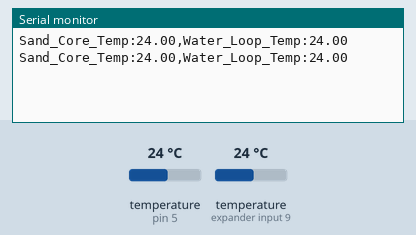
The sketch below on a simulated Arduino Uno, built with avr-gcc and run on an emulated ATmega328P. On the bench: the last lines printed to the serial monitor. The test bench sets the inputs (shaded band); at power-on: temperature (sensors on pin 5, expander input 9) 24 °C.

Above: at 3.3 s.
3.4 s: temperature (sensor on pin 5) set to 12 °C
At 5.3 s:
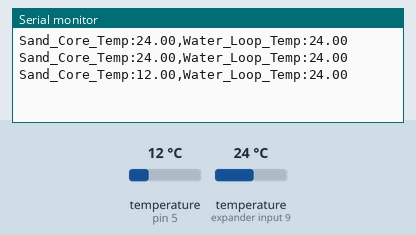
5.9 s: temperature (sensor on expander input 9) set to 12 °C
At 7.1 s:
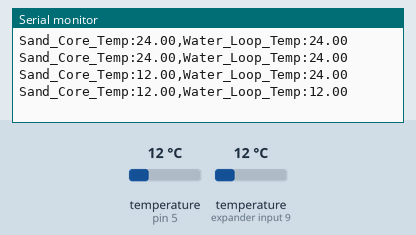
8.4 s: temperature (sensor on pin 5) set to 19 °C
At 10.5 s:
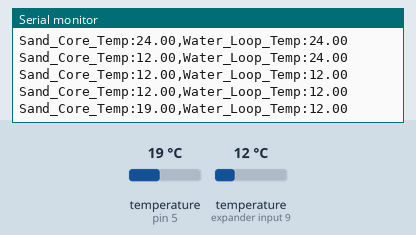
10.9 s: temperature (sensor on expander input 9) set to 19 °C
At 12.3 s:
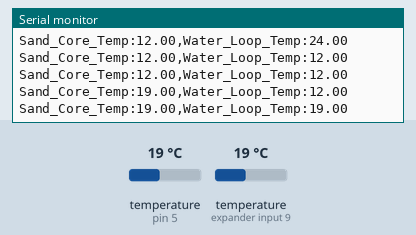
Timing chart, 0 to 13.9 s (numbered marks = the images above; inputs shaded):
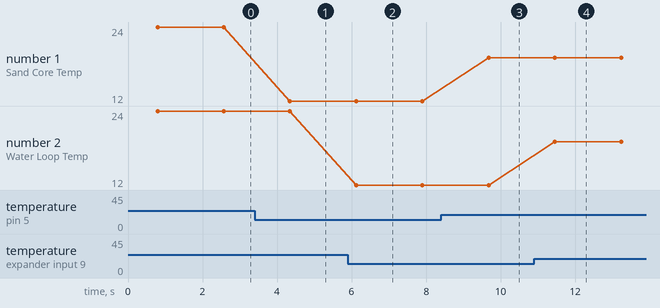

Measured:
- after the input at 3.4 s, the serial monitor: prints a new line after 0.95 s (image 1)
- after the input at 5.9 s, the serial monitor: prints a new line after 0.22 s (image 2)
- after the input at 8.4 s, the serial monitor: prints a new line after 1.3 s (image 3)
- after the input at 10.9 s, the serial monitor: prints a new line after 0.56 s (image 4)
- plotted number 1: 24 → 12 after the input at 3.4 s, 12 → 19 after the input at 8.4 s

The sketch:

sensor_plotter.ino
```cpp
#include <OneWire.h>
#include <DallasTemperature.h>

// I am using GPIO 5 for the OneWire bus (Data pin)
#define ONE_WIRE_BUS 5

// Setup a oneWire instance to communicate with any OneWire devices
OneWire oneWire(ONE_WIRE_BUS);

// Pass our oneWire reference to Dallas Temperature sensor
DallasTemperature sensors(&oneWire);

void setup() {
  // I am using 115200 baud for fast and reliable serial communication
  Serial.begin(115200);

  // Start up the library for the DS18B20 sensors
  sensors.begin();
}

void loop() {
  // Send the command to get temperatures from all sensors on the bus
  sensors.requestTemperatures();

  // Reading temperatures from the two sensors
  // Index 0 is typically the first sensor found, Index 1 the second
  float tempSand = sensors.getTempCByIndex(0);
  float tempWater = sensors.getTempCByIndex(1);

  // Formatting for the Arduino Serial Plotter
  // This allows me to visualize the thermal transfer in real-time
  Serial.print("Sand_Core_Temp:");
  Serial.print(tempSand);
  Serial.print(",");
  Serial.print("Water_Loop_Temp:");
  Serial.println(tempWater);

  // I set a 1-second delay to maintain a stable telemetry stream
  delay(1000);
}
```
